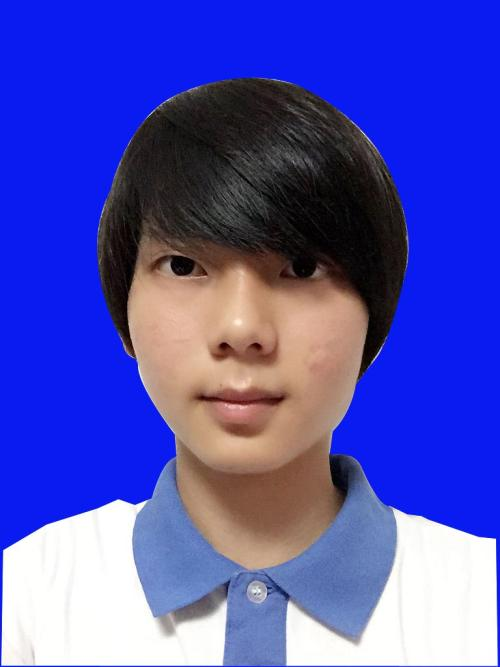
//> input picture huan.jpg, 500 x 667 px
$ ./K-means_image   (built with g++ and OpenCV 4)
//> lines starting //> are read from the running program, lines starting //| are printed output that depends on the picture
#include <opencv2/opencv.hpp>
#include <iostream>

using namespace cv;
using namespace std;

int main(int argc, char** argv) {
	Mat src = imread("./huan.jpg");
//> src is the input picture: 667 rows x 500 cols, CV_8UC3; mean B, G, R 182.2, 82.4, 80.4
	if (src.empty()) {
		printf("could not load image...\n");
		return -1;
	}
	namedWindow("input image", CV_WINDOW_AUTOSIZE);
	imshow("input image", src);

	Scalar colorTab[] = {
		Scalar(0, 0, 255),
		Scalar(0, 255, 0),
		Scalar(255, 0, 0),
		Scalar(0, 255, 255),
		Scalar(255, 0, 255)
	};

	int width = src.cols;
//> width = 500
	int height = src.rows;
//> height = 667
	int dims = src.channels();
//> dims = 3

	// 设置K-Means参数
	int sampleCount = width*height;
//> sampleCount = 333500
	int clusterCount = 4;
	Mat points(sampleCount, dims, CV_32F, Scalar(10));
	Mat labels;
	Mat centers(clusterCount, 1, points.type());
//> centers = [0, 0, 0, 0]

	// RGB 换为一维
	int index = 0;
	for (int row = 0; row < height; row++) {
		for (int col = 0; col < width; col++) {
			index = row*width + col;
			Vec3b bgr = src.at<Vec3b>(row, col);
			points.at<float>(index, 0) = static_cast<int>(bgr[0]);
			points.at<float>(index, 1) = static_cast<int>(bgr[1]);
			points.at<float>(index, 2) = static_cast<int>(bgr[2]);
		}
	}
//> this loop made 667 passes
//> index on passes 1 to 3: 499, 999, 1499
//> after the loop, index = 333499

	// K-Means
	TermCriteria criteria = TermCriteria(TermCriteria::EPS + TermCriteria::COUNT, 10, 0.1);
	kmeans(points, clusterCount, labels, criteria, 3, KMEANS_PP_CENTERS, centers);
//> centers = [[139.2, 134.8, 153.9], [239.4, 27.24, 10.48], [31.01, 32.88, 41.22], [250.6, 251.4, 251.3]]

	// 分割结果
	Mat result = Mat::zeros(src.size(), src.type());
	for (int row = 0; row < height; row++) {
		for (int col = 0; col < width; col++) {
			index = row*width + col;
			int label = labels.at<int>(index, 0);
			result.at<Vec3b>(row, col)[0] = colorTab[label][0];
			result.at<Vec3b>(row, col)[1] = colorTab[label][1];
			result.at<Vec3b>(row, col)[2] = colorTab[label][2];
		}
	}
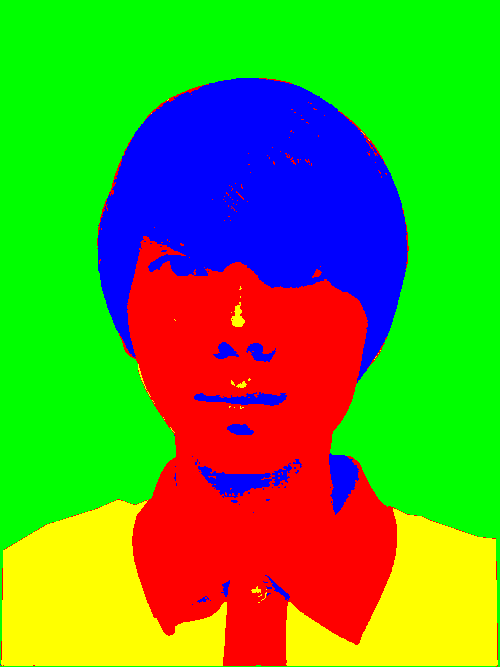
//> result: 667 rows x 500 cols, CV_8UC3; mean B, G, R 43.8, 152.5, 92.2
//> after the loop, index = 333499

	for (int i = 0; i < centers.rows; i++) {
		int x = centers.at<float>(i, 0);
		int y = centers.at<float>(i, 1);
		printf("center %d = c.x : %d, c.y : %d\n", i, x, y);
	}
//> this loop made 4 passes
//> (x, y) on passes 1 to 4: (139, 134), (239, 27), (31, 32), (250, 251)
//| center 0 = c.x : 139, c.y : 134
//| center 1 = c.x : 239, c.y : 27
//| center 2 = c.x : 31, c.y : 32
//| center 3 = c.x : 250, c.y : 251

	imshow("KMeans Image Segmentation Result", result);
	waitKey(0);
	return 0;
}
